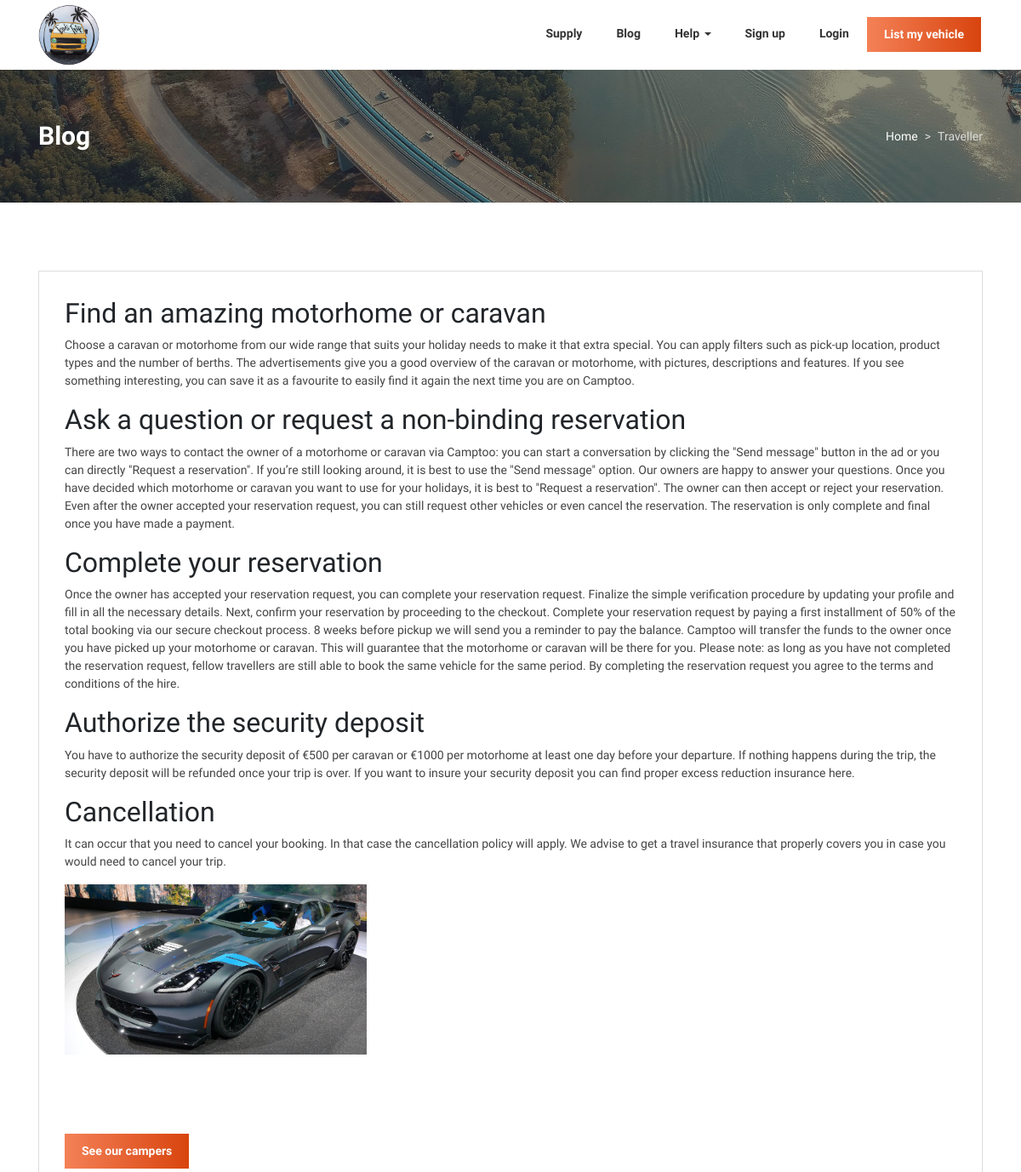
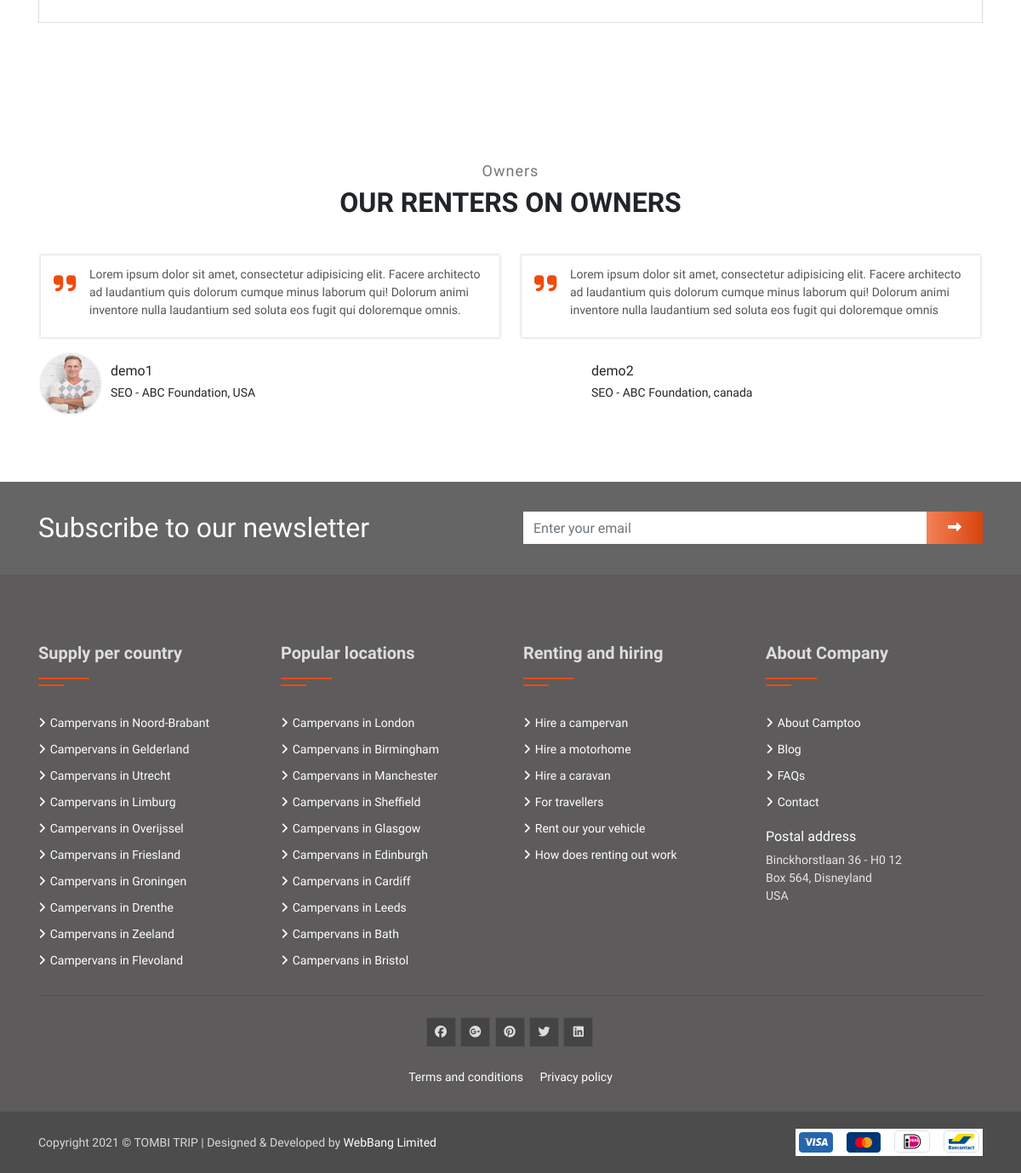
Page /contact/traveller/ on the committed database (2 pictures, top to bottom).
### contact/models.py (models this page shows, shortened)
class Traveller(models.Model):
    overview = RichTextUploadingField()

class Ownerquote(models.Model):
    user = models.OneToOneField(User, on_delete=models.CASCADE)
    image = models.ImageField(blank=True,null=True,upload_to='photos/%Y/%m/%d/')
    quote = models.TextField()
    job_position = models.CharField(max_length=50)

### contact/views.py (the view)
# urls.py: path('traveller/', views.traveller, name='traveller'),
def traveller(request):
  traveller = Traveller.objects.get()
  quote = Ownerquote.objects.filter()
  context = {
    'traveller' :traveller,
    'quote':quote
  }
  return render(request,'contact/traveller.html',context)

### home/template_context.py (called while the page is built)
def get_filters(request):
	cartype=Supply.objects.distinct().values('cartypes__title','cartypes__id')
	catagories=ProductAttribute.objects.distinct().values('category__title','category__id')
	transmission=ProductAttribute.objects.distinct().values('transmission__title','transmission__id')
	minMaxPrice=ProductAttribute.objects.aggregate(Min('price'),Max('price'))
	data={
		'cats':cartype,
		'minMaxPrice':minMaxPrice,
		'catagory':catagories,
		'transmission':transmission
	}
	return data

### templates/contact/traveller.html (shortened to what this page needs)
{% extends 'base.html' %}
{% load static %}
{% block content %}
<div class="banner-area" style="background-image: url('{% static 'img/slide5.jpg' %}')">
    <div class="overlay"></div>
    <div class="container">
        <div class="row">
            <div class="col-12">
                <div class="inner">
                    <div class="text">
                        <nav aria-label="breadcrumb-nav">
                            <ol class="breadcrumb">
                                <li class="breadcrumb-item">
                                    <a href="/">Home</a>
                                </li>
                                <li class="breadcrumb-item active">Traveller</li>
                            </ol>
                        </nav>
                        <h1>Blog</h1>
                    </div>
                </div>
            </div>
        </div>
    </div>
</div>
 <div class="simple-page pt_80 pb_80">
    <div class="container">
        <div class="row">
            <div class="col-md-12">
                <div class="content-area">
                   {{traveller.overview | safe}}
                    <span class="quote-text"><a class="btn btn-primary quote-btn mt_40" href="{% url 'supply' %}" role="button">See our campers</a></span>
                </div>
            </div>
        </div>
    </div>
</div>
    <div class="testimonial-2-area bgwhite pt_80 pb_80">
        <div class="container">
            <div class="row">
                <div class="col-12">
                    <div class="headline pb_40 text-center">
                        <p class="heading">Owners</p>
                        <h1>Our renters on owners</h1>
                    </div>
                </div>
            </div>
            <div class="row">
                <div class="col-12">
                    <div class="testimonial-2 owl-carousel">
                        {% for quote in quote %}
                        <div class="item">
                            <div class="customer-say">
                                <div class="icon">
                                    <i class="fa fa-quote-right" aria-hidden="true"></i>
                                </div>
                                <div class="text">
                                    <p>{{quote.quote}}</p>
                                </div>
                            </div>
                            <div class="man-name">
                                {% if quote.image %}
                                <div class="photo">
                                    <img src="{{ quote.image.url }}" alt="img">
                                </div>
                                {% endif %}
                                <div class="text">
                                    <h5>{{quote.user}}</h5>
                                    <span>{{quote.job_position}}</span>
                                </div>
                            </div>
                        </div>
                        {% endfor %}
                    </div>
                </div>
            </div>
        </div>
    </div>
{% endblock content %}

### tombitrip/static/css/main.css (style rules this page uses)
body { font-family: 'Raleway', sans-serif; font-weight: 400; font-size: 14px; position: relative; overflow-x: hidden; }
p { color: #444; }
h1, h2, h3, h4, h5, h6 { font-family: 'Roboto Condensed', sans-serif font-weight: 700; }
.headline h1 { font-size: 32px; text-transform: uppercase; margin-bottom: 0; font-family: 'Roboto Condensed', sans-serif; font-weight: 700; }
p.heading { font-size: 18px; font-weight: 400; color: #777; letter-spacing: 1px; margin-bottom: 5px; }
a { text-decoration: none; }
.bgwhite { background: #ffffff !important; }
img { max-width: 100%; }
.btn.btn-primary.quote-btn { background-color: #f04b0f; background-image: linear-gradient(to left, #d8440e, #f48157); border: none; padding: 10px 20px; font-weight: 600; font-size: 14px; border-radius: inherit; }
.quote-text a { color: #fff !important; }
.testimonial-2-area { position: relative; background: #f6f6f6; }
.testimonial-2 .item .icon { float: left; }
.testimonial-2 .item .customer-say { padding: 12px 15px 5px; color: #555; box-shadow: 0 0 3px 1px #ddd; margin: 3px; background: #fff; }
.testimonial-2 .item .icon i { font-size: 30px; line-height: 1.4; color: #f04b0f; }
.testimonial-2 .item .text { margin-left: 42px; }
.testimonial-2 .item .customer-say .text p { color: #555; }
.testimonial-2 .item .man-name .photo { float: left; }
.testimonial-2 .item .man-name { margin: 30px 0 0; }
.testimonial-2 .item .man-name .photo img { width: 70px; height: 70px; box-shadow: 0 0 2px 1px #ddd; border-radius: 50%; margin-top: -10px; margin-left: 3px; }
.testimonial-2 .item .man-name .text { margin-left: 85px; }
.testimonial-2 .item .man-name h5 { font-size: 16px; margin-bottom: 5px; }
.testimonial-2 .item .man-name h5 { font-size: 16px; }
.banner-area { background-repeat: no-repeat; background-position: center center; background-size: cover; position: relative; }
.banner-area .overlay { position: absolute; left: 0; top: 0; width: 100%; height: 100%; background: #333; opacity: 0.5; }
li.breadcrumb-item a { color: #fff; text-decoration: none; font-weight: 400; }
.breadcrumb-item.active { color: #ddd; }
.banner-area { padding: 60px 0; }
.banner-area h1 { margin: 0; padding: 0; font-size: 30px; color: #fff; font-family: 'Roboto Condensed', sans-serif; font-weight: 700; }
.banner-area nav { float: right; margin-top: 8px; }
.breadcrumb { background: transparent; margin: 0; padding: 0; text-align: ; }
.breadcrumb-item + .breadcrumb-item::before { display: inline-block; padding-right: .5rem; color: #ddd; content: ">"; }
.content-area { border: 1px solid #ddd; padding: 30px; }

### rows in the picture
Traveller: overview "Find an amazing motorhome or caravan Choose a caravan or motorhome from our wide range that suits your holiday needs to make it that extra special. You can apply filters such as pick-up location, product types and the number of berths. The advertisements give you a good overview of the caravan or motorhome, with pictures, descriptions and features. If you see something interesting, you can save it as a favourite to easily find it again the next time you are on Camptoo. Ask a question or request a non-binding reservation There are two ways to contact the owner of a motorhome or caravan via Camptoo: you can start a conversation by clicking the \"Send message\" button in the ad or you can…", overview (picture)
Ownerquote: quote "Lorem ipsum dolor sit amet, consectetur adipisicing elit. Facere architecto ad laudantium quis dolorum cumque minus laborum qui! Dolorum animi inventore nulla laudantium sed soluta eos fugit qui doloremque omnis.", image (picture), user "demo1", job_position "SEO - ABC Foundation, USA"
Ownerquote: quote "Lorem ipsum dolor sit amet, consectetur adipisicing elit. Facere architecto ad laudantium quis dolorum cumque minus laborum qui! Dolorum animi inventore nulla laudantium sed soluta eos fugit qui doloremque omnis", user "demo2", job_position "SEO - ABC Foundation, canada"
